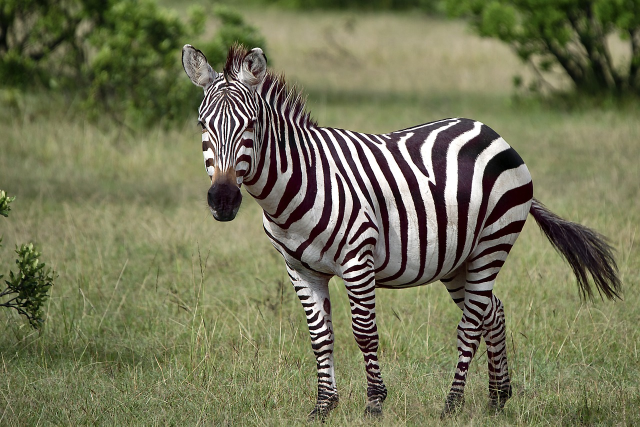
#> input picture Set-3/Question8/image.jpg, 1280 x 853 px (shown at 1/2 size)
$ jupyter execute Question8.ipynb
#> lines starting #> are read from the running program, lines starting #| are printed output that depends on the picture
[cell 1]
import cv2
import numpy as np
import matplotlib.pyplot as plt

[cell 2]
# Function to check homogeneity of a region
def is_homogeneous(region, threshold=10):
    """Check if a region is homogeneous based on pixel intensity variance."""
    return np.std(region) < threshold

[cell 3]
# Recursive splitting function
def split(image, min_size, threshold):
    h, w = image.shape
    if h <= min_size or w <= min_size or is_homogeneous(image, threshold):
        mean_val = np.mean(image)
        return np.full_like(image, mean_val)
    else:
        mid_h, mid_w = h // 2, w // 2
        top_left = split(image[:mid_h, :mid_w], min_size, threshold)
        top_right = split(image[:mid_h, mid_w:], min_size, threshold)
        bottom_left = split(image[mid_h:, :mid_w], min_size, threshold)
        bottom_right = split(image[mid_h:, mid_w:], min_size, threshold)
        return np.vstack((np.hstack((top_left, top_right)), np.hstack((bottom_left, bottom_right))))

[cell 4]
# Merge operation (basic smoothing of split result)
def merge(image, merge_threshold=15):
    merged = cv2.medianBlur(image.astype(np.uint8), 3)
    return merged

[cell 5]
# Load grayscale image
img = cv2.imread("image.jpg", cv2.IMREAD_GRAYSCALE)
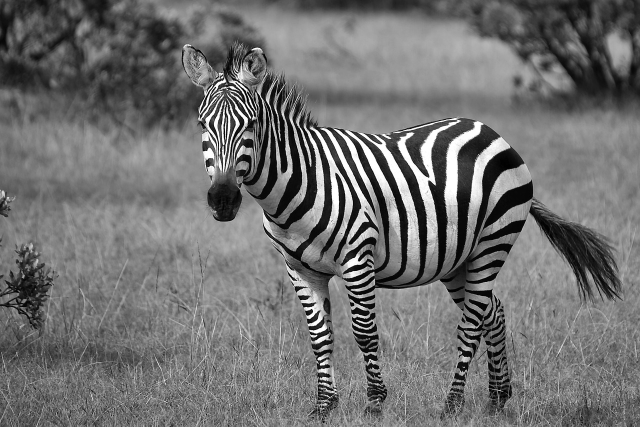
#> img: shape (853, 1280) (shown at 1/2 size); min 0, max 255, mean 112.5
img = cv2.resize(img, (256, 256))
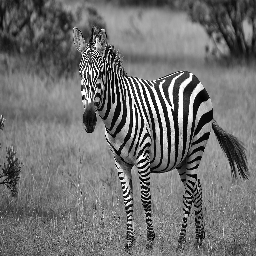
#> img: shape (256, 256); min 0, max 255, mean 112.2

# Try different minimum quad-tree dimensions
min_sizes = [64, 32, 16]

plt.figure(figsize=(12, 4))
plt.subplot(1, len(min_sizes) + 1, 1)
plt.imshow(img, cmap='gray')
plt.title("Original Image")
plt.axis("off")

[cell 6]
# Apply Split and Merge for different min sizes
for i, min_size in enumerate(min_sizes, start=2):
    split_result = split(img, min_size=min_size, threshold=10)
    merged_result = merge(split_result, merge_threshold=15)
    plt.subplot(1, len(min_sizes) + 1, i)
    plt.imshow(merged_result, cmap='gray')
    plt.title(f"Split & Merge\n(min={min_size})", fontsize=11)
    plt.axis("off")
#> this loop made 3 passes
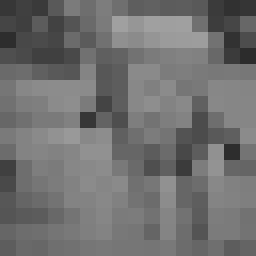
#> split_result: shape (256, 256); min 44, max 160, mean 111.7

plt.tight_layout(pad=3.0)
plt.show()
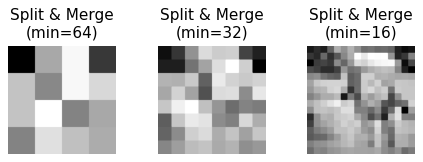
#> figure drawn by matplotlib, 3 panels
